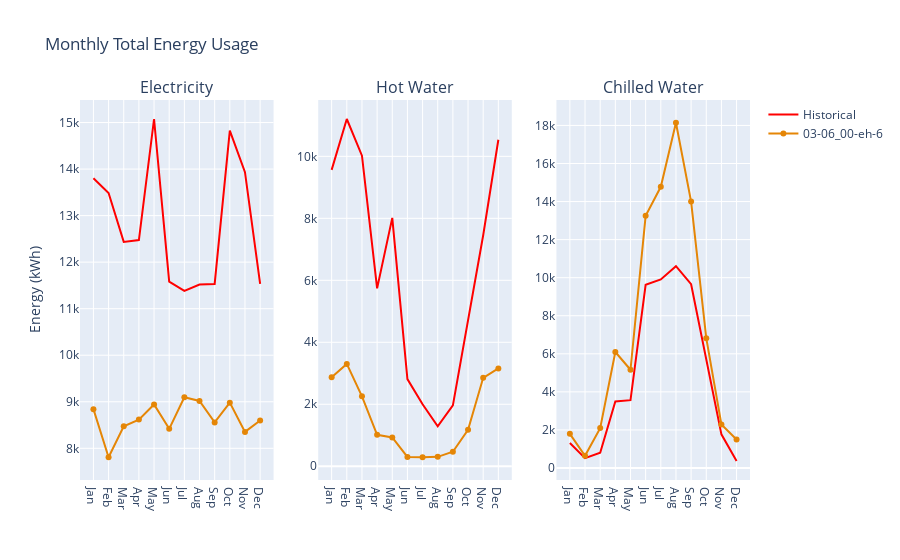

The cell this chart's notebook holds for it:
### Code cell
plot_datasets_monthly()

### Figure 1 — Plotly figure (JSON) as saved in the notebook; plotly's stock layout.template omitted (floating-point values rounded to 4 significant figures)
{"data": [{"legendgroup": "Months", "line": {"color": "red"}, "mode": "lines", "name": "Historical", "showlegend": true, "type": "scatter", "x": ["Jan", "Feb", "Mar", "Apr", "May", "Jun", "Jul", "Aug", "Sep", "Oct", "Nov", "Dec"], "xaxis": "x", "y": [13800.0, 13490.0, 12440.0, 12480.0, 15080.0, 11580.0, 11380.0, 11520.0, 11530.0, 14830.0, 13930.0, 11530.0], "yaxis": "y"}, {"legendgroup": "Months", "line": {"color": "red"}, "mode": "lines", "name": "Historical", "showlegend": false, "type": "scatter", "x": ["Jan", "Feb", "Mar", "Apr", "May", "Jun", "Jul", "Aug", "Sep", "Oct", "Nov", "Dec"], "xaxis": "x2", "y": [9564.0, 11210.0, 10020.0, 5740.0, 8016.0, 2813.0, 1999.0, 1290.0, 1966.0, 4721.0, 7453.0, 10540.0], "yaxis": "y2"}, {"legendgroup": "Months", "line": {"color": "red"}, "mode": "lines", "name": "Historical", "showlegend": false, "type": "scatter", "x": ["Jan", "Feb", "Mar", "Apr", "May", "Jun", "Jul", "Aug", "Sep", "Oct", "Nov", "Dec"], "xaxis": "x3", "y": [1309.0, 517.9, 798.2, 3495.0, 3561.0, 9626.0, 9910.0, 10610.0, 9656.0, 5664.0, 1767.0, 365.6], "yaxis": "y3"}, {"legendgroup": "Months", "line": {"color": "rgb(229, 134, 6)"}, "mode": "lines+markers", "name": "03-06_00-eh-6", "showlegend": true, "type": "scatter", "x": ["Jan", "Feb", "Mar", "Apr", "May", "Jun", "Jul", "Aug", "Sep", "Oct", "Nov", "Dec"], "xaxis": "x", "y": [8841.0, 7808.0, 8473.0, 8617.0, 8942.0, 8418.0, 9097.0, 9018.0, 8556.0, 8981.0, 8352.0, 8599.0], "yaxis": "y"}, {"legendgroup": "Months", "line": {"color": "rgb(229, 134, 6)"}, "mode": "lines+markers", "name": "03-06_00-eh-6", "showlegend": false, "type": "scatter", "x": ["Jan", "Feb", "Mar", "Apr", "May", "Jun", "Jul", "Aug", "Sep", "Oct", "Nov", "Dec"], "xaxis": "x2", "y": [2871.0, 3303.0, 2257.0, 1013.0, 927.4, 300.3, 290.6, 303.0, 468.7, 1177.0, 2854.0, 3158.0], "yaxis": "y2"}, {"legendgroup": "Months", "line": {"color": "rgb(229, 134, 6)"}, "mode": "lines+markers", "name": "03-06_00-eh-6", "showlegend": false, "type": "scatter", "x": ["Jan", "Feb", "Mar", "Apr", "May", "Jun", "Jul", "Aug", "Sep", "Oct", "Nov", "Dec"], "xaxis": "x3", "y": [1793.0, 637.7, 2094.0, 6094.0, 5162.0, 13250.0, 14780.0, 18140.0, 14000.0, 6821.0, 2285.0, 1495.0], "yaxis": "y3"}], "layout": {"annotations": [{"font": {"size": 16}, "showarrow": false, "text": "Electricity", "x": 0.1444, "xanchor": "center", "xref": "paper", "y": 1, "yanchor": "bottom", "yref": "paper"}, {"font": {"size": 16}, "showarrow": false, "text": "Hot Water", "x": 0.5, "xanchor": "center", "xref": "paper", "y": 1, "yanchor": "bottom", "yref": "paper"}, {"font": {"size": 16}, "showarrow": false, "text": "Chilled Water", "x": 0.8556, "xanchor": "center", "xref": "paper", "y": 1, "yanchor": "bottom", "yref": "paper"}], "title": {"text": "Monthly Total Energy Usage"}, "xaxis": {"anchor": "y", "domain": [0, 0.2889]}, "xaxis2": {"anchor": "y2", "domain": [0.3556, 0.6444]}, "xaxis3": {"anchor": "y3", "domain": [0.7111, 1]}, "yaxis": {"anchor": "x", "domain": [0, 1], "title": {"text": "Energy (kWh)"}}, "yaxis2": {"anchor": "x2", "domain": [0, 1]}, "yaxis3": {"anchor": "x3", "domain": [0, 1]}}}
